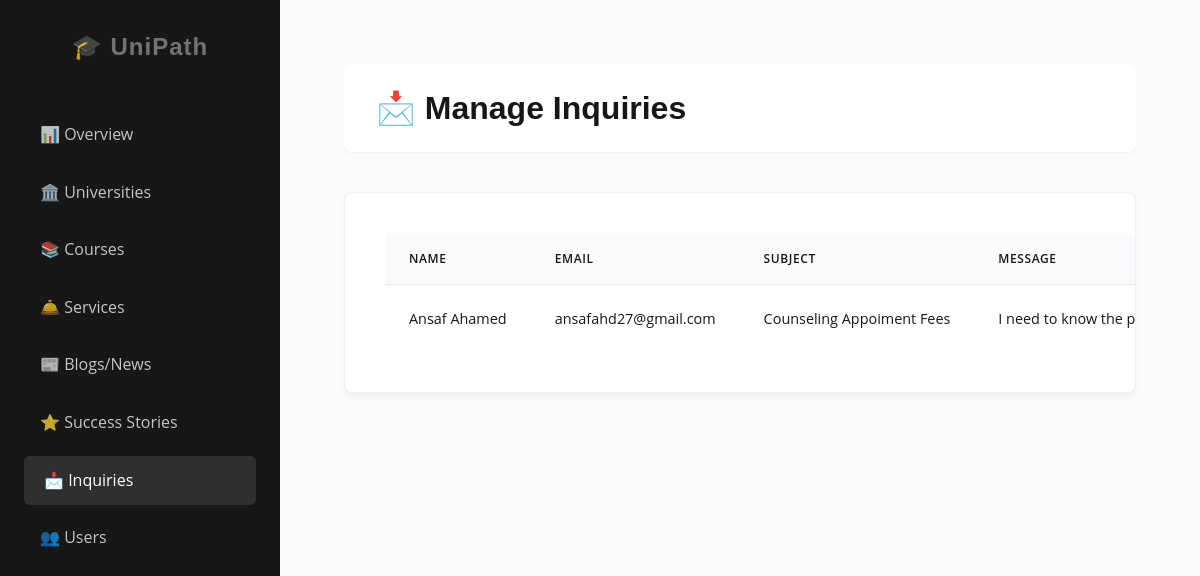
Screenshot of /admin/manage_inquiries.php (signed in) with the database file from the repository.
### tables this page shows
CREATE TABLE `inquiries` (
  `inquiry_id` int(11) NOT NULL,
  `name` varchar(100) NOT NULL,
  `email` varchar(100) NOT NULL,
  `subject` varchar(150) DEFAULT NULL,
  `message` text NOT NULL,
  `status` enum('Pending','Responded') DEFAULT 'Pending',
  `handled_by` int(11) DEFAULT 1
);

### admin/manage_inquiries.php (the view, shortened to what this page needs)
<?php
include '../includes/db_connect.php';
$sql = "SELECT inquiries.*, users.username as admin_name
        FROM inquiries
        LEFT JOIN users ON inquiries.handled_by = users.user_id
        ORDER BY inquiry_id DESC";
$result = mysqli_query($conn, $sql);
?>
<!DOCTYPE html>
<html lang="en">
<head>
    <link rel="stylesheet" href="../assets/css/style.css?v=1.10">
</head>
<body>
    <div class="dashboard-container">
        <?php include 'sidebar.php'; ?>
        <div class="main-content">
            <header class="dashboard-header">
                <h1>📩 Manage Inquiries</h1>
            </header>
            <div class="content-section">
                <div class="table-responsive">
                    <table class="table">
                        <thead>
                            <tr>
                                <th>Name</th>
                                <th>Email</th>
                                <th>Subject</th>
                                <th>Message</th>
                            </tr>
                        </thead>
                        <tbody>
                            <?php while ($row = mysqli_fetch_assoc($result)): ?>
                                <tr>
                                    <td><?php echo htmlspecialchars($row['name']); ?></td>
                                    <td><?php echo htmlspecialchars($row['email']); ?></td>
                                    <td><?php echo htmlspecialchars($row['subject']); ?></td>
                                    <td>
                                        <div class="message-preview">
                                            <?php echo nl2br(htmlspecialchars($row['message'])); ?>
                                        </div>
                                    </td>
                                </tr>
                            <?php endwhile; ?>
                        </tbody>
                    </table>
                </div>
            </div>
        </div>
    </div>
</body>
</html>

### assets/css/style.css (style rules this page uses)
:root { --primary-color: #171717; --primary-light: #404040; --secondary-color: #737373; --accent-color: #171717; --primary-hover: #000000; --text-main: #171717; --text-body: #525252; --text-light: #a3a3a3; --bg-body: #fafafa; --bg-surface: #ffffff; --border-color: #e5e5e5; --success-color: #15803d; --warning-color: #b45309; --danger-color: #b91c1c; --font-heading: "Poppins", sans-serif; --font-body: "Open Sans", sans-serif; --radius-sm: 4px; --radius-md: 6px; --radius-lg: 8px; --radius-xl: 12px; --radius-full: 9999px; --shadow-sm: 0 1px 2px 0 rgba(0, 0, 0, 0.05); --shadow-md: 0 4px 6px -1px rgba(0, 0, 0, 0.02); --shadow-lg: 0 10px 15px -3px rgba(0, 0, 0, 0.03); --shadow-hover: 0 10px 15px -3px rgba(0, 0, 0, 0.05); }
* { margin: 0; padding: 0; box-sizing: border-box; }
body { font-family: var(--font-body); background-color: var(--bg-body); color: var(--text-main); line-height: 1.6; -webkit-font-smoothing: antialiased; }
h1, h2, h3, h4, h5, h6 { font-family: var(--font-heading); font-weight: 600; color: var(--primary-color); line-height: 1.25; }
header { background: var(--bg-surface); position: sticky; top: 0; z-index: 10; box-shadow: var(--shadow-sm); }
.card, .content-section, .stat-card, .uni-card, .story-card, .value-card, .blog-card, .team-card, .service-card { background: var(--bg-surface); border-radius: var(--radius-lg); box-shadow: 0 4px 6px -1px rgba(0, 0, 0, 0.05); border: 1px solid var(--border-color); transition: all 0.3s ease; overflow: hidden; }
.card, .content-section, .stat-card { border: 1px solid rgba(226, 232, 240, 0.6); }
.content-section { padding: 2.5rem; margin-bottom: 2rem; }
.dashboard-container { display: flex; min-height: 100vh; background-color: var(--bg-body); }
.main-content { flex: 1; padding: 4rem; overflow-y: auto; }
.dashboard-header { display: flex; justify-content: space-between; align-items: center; margin-bottom: 2.5rem; background: var(--bg-surface); padding: 1.5rem 2rem; border-radius: var(--radius-lg); box-shadow: var(--shadow-sm); }
.table { width: 100%; border-collapse: collapse; background: var(--bg-surface); white-space: nowrap; }
.table th { background: #f8fafc; color: var(--text-muted); font-weight: 600; text-transform: uppercase; font-size: 0.75rem; letter-spacing: 0.05em; padding: 1rem 1.5rem; text-align: left; border-bottom: 1px solid var(--border-color); }
.table td { padding: 1rem 1.5rem; color: var(--text-main); border-bottom: 1px solid var(--border-color); font-size: 0.9rem; }
.table tr:last-child td { border-bottom: none; }

### admin/manage_inquiries.php (style rules this page uses)
.message-preview { max-width: 200px; max-height: 100px; overflow-y: auto; }

### rows the page displays
inquiries: name "Ansaf Ahamed", email "ansafahd27@gmail.com", subject "Counseling Appoiment Fees", message "I need to know the…"
